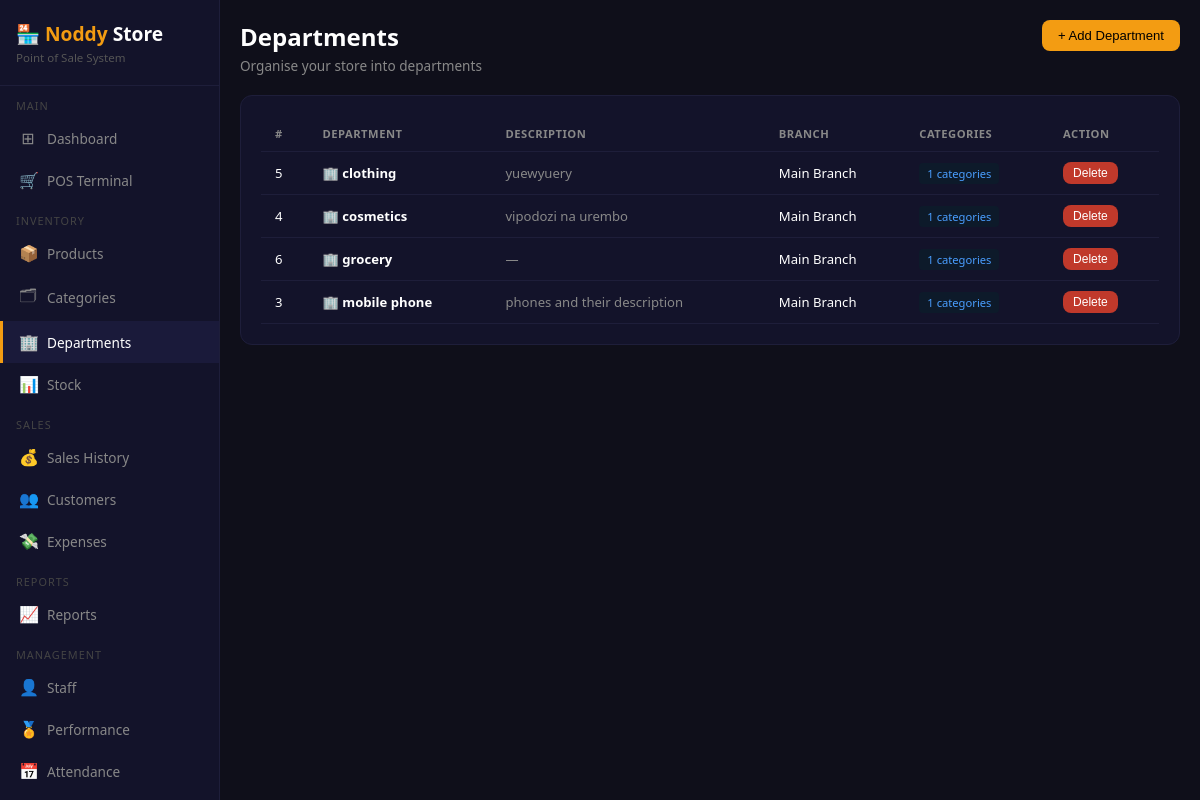
The page /departments (signed in) on the database its author committed.
### tables this page shows
CREATE TABLE departments (
        id          INTEGER PRIMARY KEY AUTOINCREMENT,
        name        TEXT NOT NULL,
        description TEXT,
        branch_id   INTEGER,
        created_at  TEXT DEFAULT CURRENT_TIMESTAMP,
        FOREIGN KEY (branch_id) REFERENCES branches(id)
    );

### app.py (the view, shortened to what this page needs)
@app.route('/departments')
@login_required
def departments():
    conn      = get_db()
    branch_id = session.get('branch_id')
    role      = session.get('role')
    if role == 'admin':
        depts = conn.execute('''
            SELECT d.*,b.name as branch_name,COUNT(c.id) as cat_count
            FROM departments d
            LEFT JOIN branches b ON d.branch_id=b.id
            LEFT JOIN categories c ON c.department_id=d.id
            GROUP BY d.id ORDER BY d.name
        ''').fetchall()
    branches = conn.execute('SELECT * FROM branches').fetchall()
    conn.close()
    return render_template('departments.html', depts=depts, branches=branches)

### app.py (called while the page is built)
def login_required(f):
    @wraps(f)
    def decorated(*args, **kwargs):
        if 'user_id' not in session:
            return redirect(url_for('login'))
        return f(*args, **kwargs)
    return decorated

### database.py (called while the page is built)
def get_db():
    conn = sqlite3.connect(DB)
    conn.row_factory = sqlite3.Row
    return conn

### templates/departments.html (shortened to what this page needs)
{% extends 'base.html' %}
{% block content %}
<div class="page-header">
    <div>
        <h2>Departments</h2>
        <p>Organise your store into departments</p>
    </div>
    <button class="btn btn-primary"
            onclick="document.getElementById('addModal').classList.add('show')">
        + Add Department
    </button>
</div>
<div class="card">
    <table>
        <thead>
            <tr><th>#</th><th>Department</th><th>Description</th><th>Branch</th><th>Categories</th><th>Action</th></tr>
        </thead>
        <tbody>
            {% for d in depts %}
            <tr>
                <td>{{ d.id }}</td>
                <td>🏢 <strong>{{ d.name }}</strong></td>
                <td style="color:#888">{{ d.description or '—' }}</td>
                <td>{{ d.branch_name }}</td>
                <td><span class="badge badge-info">{{ d.cat_count }} categories</span></td>
                <td>
                    <form method="POST" action="/departments/delete/{{ d.id }}"
                          onsubmit="return confirm('Delete department?')"
                          style="display:inline">
                        <button class="btn btn-danger btn-sm">Delete</button>
                    </form>
                </td>
            </tr>
            {% else %}
            <tr>
                <td colspan="6" style="text-align:center;color:#555;padding:24px">
                    No departments yet — add one!
                </td>
            </tr>
            {% endfor %}
        </tbody>
    </table>
</div>
{% endblock %}

### templates/base.html (style rules this page uses)
* { margin:0;padding:0;box-sizing:border-box; }
body { background:#0f0f1a;color:#fff;font-family:'Segoe UI',sans-serif;display:flex;min-height:100vh; }
.page-header { margin-bottom:20px;display:flex;justify-content:space-between;align-items:flex-start; }
.page-header h2 { font-size:1.5rem;font-weight:600; }
.page-header p { color:#888;font-size:0.85rem;margin-top:3px; }
.card { background:#13132a;border-radius:12px;border:1px solid #1e1e3a;padding:20px;margin-bottom:16px; }
table { width:100%;border-collapse:collapse; }
th,td { padding:10px 14px;text-align:left;font-size:0.82rem;border-bottom:1px solid #1e1e3a; }
th { color:#888;text-transform:uppercase;font-size:0.7rem;letter-spacing:.5px; }
.btn { padding:8px 16px;border:none;border-radius:8px;cursor:pointer;font-size:0.82rem;font-weight:500;text-decoration:none;display:inline-block; }
.btn-primary { background:#f39c12;color:#000; }
.btn-danger { background:#c0392b;color:#fff; }
.btn-sm { padding:4px 10px;font-size:0.75rem; }
.badge { padding:3px 8px;border-radius:4px;font-size:0.7rem;font-weight:500; }
.badge-info { background:#0d1a2a;color:#4a9eff; }

### rows shown on the page
departments: id "5", name "clothing", description "yuewyuery", branch_name "Main Branch", cat_count "1"
departments: id "4", name "cosmetics", description "vipodozi na urembo", branch_name "Main Branch", cat_count "1"
departments: id "6", name "grocery", description "—", branch_name "Main Branch", cat_count "1"
departments: id "3", name "mobile phone", description "phones and their description", branch_name "Main Branch", cat_count "1"
